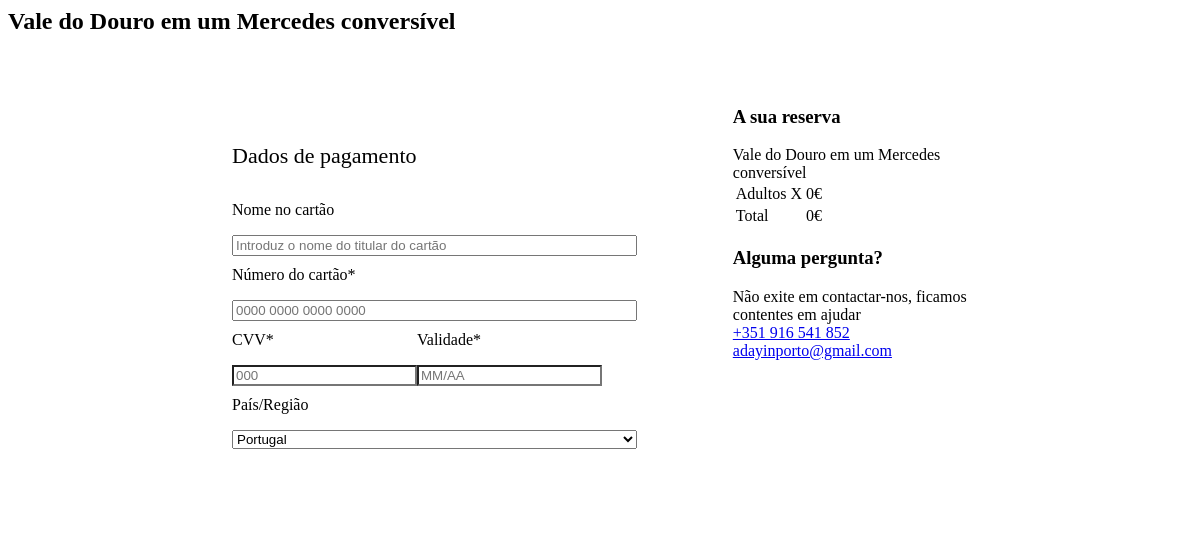
The app's page /tours/checkout/payment.php?id=3, older data.
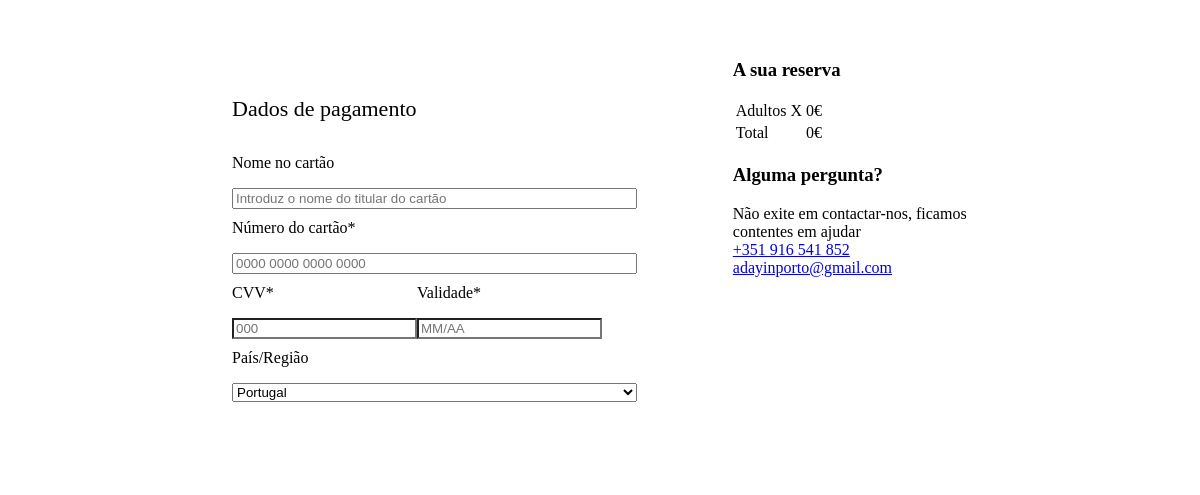
The same page, newer data.
### tables this page shows
CREATE TABLE IF NOT EXISTS `tour` (
  `id` int(11) NOT NULL AUTO_INCREMENT,
  `language` int(11) NOT NULL,
  `name` varchar(200) DEFAULT NULL,
  `price_unit` int(11) DEFAULT NULL,
  `departure` varchar(50) DEFAULT NULL,
  `duration` int(11) DEFAULT NULL,
  `ending` time DEFAULT NULL,
  `tour_limit` int(11) DEFAULT NULL,
  `description` text DEFAULT NULL,
  `image` varchar(50) DEFAULT NULL,
  `tour_language` varchar(50) DEFAULT NULL,
  `group_type` varchar(50) DEFAULT NULL,
  PRIMARY KEY (`id`,`language`) USING BTREE,
  KEY `FK_tour_language` (`language`),
  CONSTRAINT `FK_tour_language` FOREIGN KEY (`language`) REFERENCES `language` (`id`) ON DELETE NO ACTION ON UPDATE NO ACTION
);

### tours/checkout/payment.php (the view, shortened to what this page needs)
<?php
if ($_SERVER["REQUEST_METHOD"] == "GET") {
    $id = $_GET['id'];
    $adults = $_GET['adults'];
    $children = $_GET['children'];
} else {
    echo "Erro, pedido inválido";
    exit();
}
$sql = "SELECT * FROM tour WHERE id = '$id' ";
$result = mysqli_query($conn, $sql);
$row = mysqli_fetch_assoc($result);
$totalAdults = $row['price_unit'] * $adults;
$totalChildren = $row['price_unit'] / 2 * $children;
$total = $totalAdults + $totalChildren;
?>
<section class="tour-header">
    <div class="tour-text-box">
        <h1> <?= $row['name'] ?></h1>
    </div>
</section>
<section class="payment-section">
    <div class="payment">
        <div class="payment-title">
            Dados de pagamento
        </div>
        <form method="POST" action="./?p=24">
            <div class="payment-form">
                <div class="card-holder">
                    <p>Nome no cartão</p>
                    <input class="card-holder" type="text" placeholder="Introduz o nome do titular do cartão" name="name">
                </div>
                <div class="card-number">
                    <p>Número do cartão*</p>
                    <input class="card-number" type="text" id="card-number-input" placeholder="0000 0000 0000 0000" name="cardNumber" required>
                </div>
                <div class="validity-cvv">
                    <div>
                        <p>CVV*</p>
                        <input class="card-cvv" type="text" id="cvv-input" placeholder="000" name="cvv" required>
                    </div>
                    <div>
                        <p>Validade*</p>
                        <input class="card-validity" type="text" id="validity-input" placeholder="MM/AA" name="validity" required>
                    </div>
                </div>
                <div>
                    <p>País/Região</p>
                    <select class="card-country" name="cardcountry" required="true">
                        <option value="PT" selected="selected">Portugal</option>
                    </select>
                </div>
                <div style="margin-top:2rem;" id="payment-wrapper">
                    <input type="submit" class="payment-button disabled" id="payment-button" value="Confirmar pagamento">
                </div>
            </div>
        </form>
    </div>
    <div class="side-content">
        <div class="cart-info">
            <h3 class="cart-info-title">A sua reserva</h3>
            <div class="cart-info-tour"><?= $row['name'] ?></div>
            <table>
                <tbody>
                    <tr>
                        <td>Adultos X <?= $adults ?></td>
                        <td><?= $totalAdults ?>€</td>
                    </tr>
                    <tr>
                        <td>Total</td>
                        <td><?= $total ?>€</td>
                    </tr>
                </tbody>
            </table>
        </div>
        <div class="contact-info">
            <h3 class="contact-info-title">Alguma pergunta?</h3>
            <div class="contact-info-text">Não exite em contactar-nos, ficamos contentes em ajudar</div>
            <div class="contact-phone"><i class="contact-icon fa fa-phone"></i><a href="tel:+351 916 541 852">+351 916 541 852</a></div>
            <div class="contact-email"><i class="contact-icon fa fa-envelope"></i><a href="mailto:adayinporto@gmail.com">adayinporto@gmail.com</a></div>
        </div>
    </div>
</section>

### tours/checkout/payment.php (style rules this page uses)
.payment-section { width: 50rem; margin: auto; display: flex; }
.payment { width: 65%; padding: 2rem; margin-top: 3.5rem; }
.payment-form { margin-top: 2rem; }
.side-content { width: 35%; padding: 2rem; }
.payment-form p { margin-top: 10px; }
input, select { margin-block: 0 !important; }
.validity-cvv { display: flex; width: 100%; }
.card-holder { width: calc(100% - 1rem); }
.card-number { width: calc(100% - 1rem); }
.card-validity { border-top-left-radius: 0px; border-bottom-left-radius: 0px; }
.card-cvv { border-top-right-radius: 0px; border-bottom-right-radius: 0px; }
.card-country { width: calc(100% - 2rem); }
form { width: 100%; }
.payment-button { width: calc(100% - 2rem); text-align: center; padding: 0.5rem 1rem; background: var(--contrast-color); box-shadow: 0 0 0 1px var(--light-text-reverse-color); border-radius: 15px; margin-block: 1rem; color: white; cursor: pointer; border: none; font-size: 15px; font-weight: 400; }
.payment-button.disabled { opacity: 0.5; pointer-events: none; }
tr:last-child { border-bottom: none; }
tr { border-bottom: 1px solid var(--light-text-reverse-color); }
.payment-title { font-size: 1.375rem; font-weight: 500; }
.contact-info, .cart-info { width: 100% !important; }
.cart-info { margin-bottom: 1rem; }

Row changes from the older to the newer data that the page shows:
changed tour: name "Vale do Douro em um Mercedes conversível" → (not shown)
